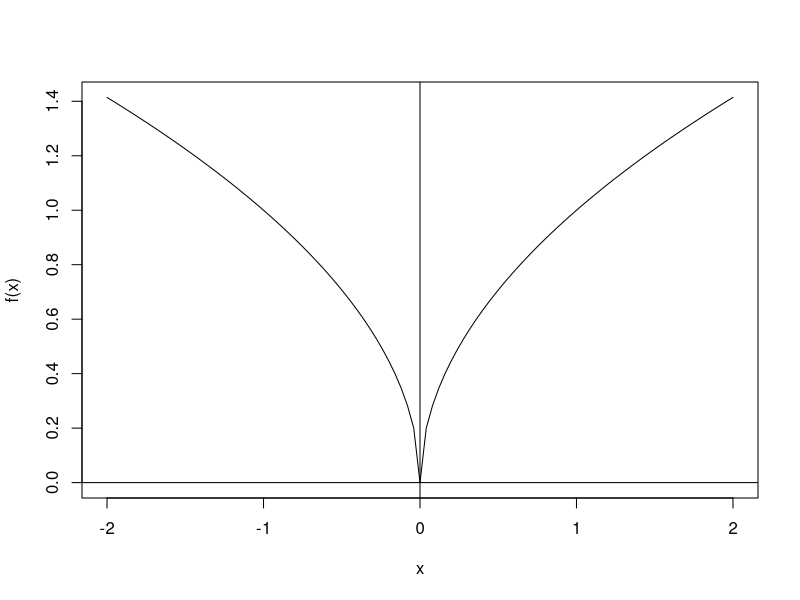

The R script that drew this image:
biseccion = function(f, xa, xb, tol){
  if( sign(f(xa)) == sign(f(xb)) ){
    # a = min(xa,xb)
    # b = max(xa,xb)
    stop("f(xa) y f(xb) tienen el mismo signo") }
  a = xa; b = xb
  k = 0
  #Par imprimir estado
  cat("----------------------------------------------------------\n")
  cat(formatC( c("a","b","m","Error est."),
               width = -15, format = "f", flag = " "), "\n")
  cat("----------------------------------------------------------\n")
  repeat{
    m = a + 0.5*(b-a)
    if( f(m)==0 ){ cat("Cero de f en [",xa,",",xb,"] es: ", m ) }
    if( sign(f(a)) != sign(f(m)) ){
      b = m
    } else { a = m }
    dx = (b-a)/2
    # imprimir estado
    cat(formatC( c(a,b,m,dx), digits=7, width = -15, format = "f", flag = " "), "\n")
    k = k+1
    #until
    if( dx < tol ){
      cat("----------------------------------------------------------\n\n")
      cat("Cero de f en [",xa,",",xb,"] es approx: ", m,
          "con error <=", dx)
      break;
    }
  } #repeat
}
## Pruebas
f = function(x) sqrt(abs(x))
curve(f, -2,2); abline(h=0, v=0) #gráfico para decidir un intervalo
biseccion(f, 0, 0.5, 0.000001)